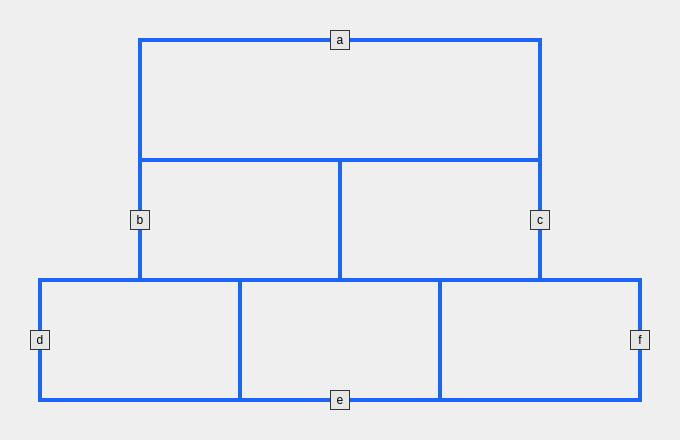
<?xml version="1.0" encoding="UTF-8"?>
<ui version="4.0">
 <class>MainWindow</class>
 <widget class="QMainWindow" name="MainWindow">
  <property name="geometry">
   <rect>
    <x>0</x>
    <y>0</y>
    <width>680</width>
    <height>440</height>
   </rect>
  </property>
  <property name="windowTitle">
   <string>Trens</string>
  </property>
  <widget class="QWidget" name="centralWidget">
   <widget class="QLabel" name="trilhoA">
    <property name="geometry">
     <rect>
      <x>138</x>
      <y>38</y>
      <width>404</width>
      <height>124</height>
     </rect>
    </property>
    <property name="styleSheet">
     <string notr="true">QLabel { border: 4px solid #1a66ff; }</string>
    </property>
    <property name="text">
     <string/>
    </property>
   </widget>
   <widget class="QLabel" name="trilhoB">
    <property name="geometry">
     <rect>
      <x>138</x>
      <y>158</y>
      <width>204</width>
      <height>124</height>
     </rect>
    </property>
    <property name="styleSheet">
     <string notr="true">QLabel { border: 4px solid #1a66ff; }</string>
    </property>
    <property name="text">
     <string/>
    </property>
   </widget>
   <widget class="QLabel" name="trilhoC">
    <property name="geometry">
     <rect>
      <x>338</x>
      <y>158</y>
      <width>204</width>
      <height>124</height>
     </rect>
    </property>
    <property name="styleSheet">
     <string notr="true">QLabel { border: 4px solid #1a66ff; }</string>
    </property>
    <property name="text">
     <string/>
    </property>
   </widget>
   <widget class="QLabel" name="trilhoD">
    <property name="geometry">
     <rect>
      <x>38</x>
      <y>278</y>
      <width>204</width>
      <height>124</height>
     </rect>
    </property>
    <property name="styleSheet">
     <string notr="true">QLabel { border: 4px solid #1a66ff; }</string>
    </property>
    <property name="text">
     <string/>
    </property>
   </widget>
   <widget class="QLabel" name="trilhoE">
    <property name="geometry">
     <rect>
      <x>238</x>
      <y>278</y>
      <width>204</width>
      <height>124</height>
     </rect>
    </property>
    <property name="styleSheet">
     <string notr="true">QLabel { border: 4px solid #1a66ff; }</string>
    </property>
    <property name="text">
     <string/>
    </property>
   </widget>
   <widget class="QLabel" name="trilhoF">
    <property name="geometry">
     <rect>
      <x>438</x>
      <y>278</y>
      <width>204</width>
      <height>124</height>
     </rect>
    </property>
    <property name="styleSheet">
     <string notr="true">QLabel { border: 4px solid #1a66ff; }</string>
    </property>
    <property name="text">
     <string/>
    </property>
   </widget>
   <widget class="QLabel" name="tremA">
    <property name="geometry">
     <rect>
      <x>330</x>
      <y>30</y>
      <width>20</width>
      <height>20</height>
     </rect>
    </property>
    <property name="styleSheet">
     <string notr="true">QLabel { background: #e6e6e6; border: 1px solid #333333; }</string>
    </property>
    <property name="text">
     <string>a</string>
    </property>
    <property name="alignment">
     <set>Qt::AlignCenter</set>
    </property>
   </widget>
   <widget class="QLabel" name="tremB">
    <property name="geometry">
     <rect>
      <x>130</x>
      <y>210</y>
      <width>20</width>
      <height>20</height>
     </rect>
    </property>
    <property name="styleSheet">
     <string notr="true">QLabel { background: #e6e6e6; border: 1px solid #333333; }</string>
    </property>
    <property name="text">
     <string>b</string>
    </property>
    <property name="alignment">
     <set>Qt::AlignCenter</set>
    </property>
   </widget>
   <widget class="QLabel" name="tremC">
    <property name="geometry">
     <rect>
      <x>530</x>
      <y>210</y>
      <width>20</width>
      <height>20</height>
     </rect>
    </property>
    <property name="styleSheet">
     <string notr="true">QLabel { background: #e6e6e6; border: 1px solid #333333; }</string>
    </property>
    <property name="text">
     <string>c</string>
    </property>
    <property name="alignment">
     <set>Qt::AlignCenter</set>
    </property>
   </widget>
   <widget class="QLabel" name="tremD">
    <property name="geometry">
     <rect>
      <x>30</x>
      <y>330</y>
      <width>20</width>
      <height>20</height>
     </rect>
    </property>
    <property name="styleSheet">
     <string notr="true">QLabel { background: #e6e6e6; border: 1px solid #333333; }</string>
    </property>
    <property name="text">
     <string>d</string>
    </property>
    <property name="alignment">
     <set>Qt::AlignCenter</set>
    </property>
   </widget>
   <widget class="QLabel" name="tremE">
    <property name="geometry">
     <rect>
      <x>330</x>
      <y>390</y>
      <width>20</width>
      <height>20</height>
     </rect>
    </property>
    <property name="styleSheet">
     <string notr="true">QLabel { background: #e6e6e6; border: 1px solid #333333; }</string>
    </property>
    <property name="text">
     <string>e</string>
    </property>
    <property name="alignment">
     <set>Qt::AlignCenter</set>
    </property>
   </widget>
   <widget class="QLabel" name="tremF">
    <property name="geometry">
     <rect>
      <x>630</x>
      <y>330</y>
      <width>20</width>
      <height>20</height>
     </rect>
    </property>
    <property name="styleSheet">
     <string notr="true">QLabel { background: #e6e6e6; border: 1px solid #333333; }</string>
    </property>
    <property name="text">
     <string>f</string>
    </property>
    <property name="alignment">
     <set>Qt::AlignCenter</set>
    </property>
   </widget>
  </widget>
 </widget>
 <layoutdefault spacing="6" margin="11"/>
 <resources/>
 <connections/>
</ui>
